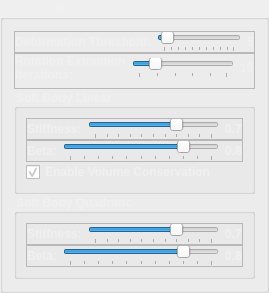
           <widget class="QGroupBox" name="groupBox_2">
            <property name="font">
             <font>
              <weight>75</weight>
              <bold>true</bold>
             </font>
            </property>
            <property name="styleSheet">
             <string notr="true">color: rgb(240, 240, 240);</string>
            </property>
            <property name="title">
             <string>Shape Settings</string>
            </property>
            <layout class="QVBoxLayout" name="verticalLayout_3">
             <property name="spacing">
              <number>0</number>
             </property>
             <item>
              <widget class="QFrame" name="frame_8">
               <property name="frameShape">
                <enum>QFrame::StyledPanel</enum>
               </property>
               <property name="frameShadow">
                <enum>QFrame::Raised</enum>
               </property>
               <layout class="QHBoxLayout" name="horizontalLayout_19">
                <property name="leftMargin">
                 <number>0</number>
                </property>
                <property name="topMargin">
                 <number>0</number>
                </property>
                <property name="rightMargin">
                 <number>0</number>
                </property>
                <property name="bottomMargin">
                 <number>0</number>
                </property>
                <item>
                 <widget class="QLabel" name="label_25">
                  <property name="font">
                   <font>
                    <weight>75</weight>
                    <bold>true</bold>
                   </font>
                  </property>
                  <property name="text">
                   <string>Deformation Threshold:</string>
                  </property>
                 </widget>
                </item>
                <item>
                 <widget class="QSlider" name="deformationThresholdSlider">
                  <property name="minimum">
                   <number>1</number>
                  </property>
                  <property name="maximum">
                   <number>100</number>
                  </property>
                  <property name="value">
                   <number>5</number>
                  </property>
                  <property name="orientation">
                   <enum>Qt::Horizontal</enum>
                  </property>
                  <property name="tickPosition">
                   <enum>QSlider::TicksBelow</enum>
                  </property>
                  <property name="tickInterval">
                   <number>10</number>
                  </property>
                 </widget>
                </item>
                <item>
                 <widget class="QLabel" name="deformationThresholdValueLabel">
                  <property name="font">
                   <font>
                    <weight>75</weight>
                    <bold>true</bold>
                   </font>
                  </property>
                  <property name="text">
                   <string>5</string>
                  </property>
                 </widget>
                </item>
               </layout>
              </widget>
             </item>
             <item>
              <widget class="QFrame" name="frame_19">
               <property name="frameShape">
                <enum>QFrame::StyledPanel</enum>
               </property>
               <property name="frameShadow">
                <enum>QFrame::Raised</enum>
               </property>
               <layout class="QHBoxLayout" name="horizontalLayout_14">
                <property name="leftMargin">
                 <number>0</number>
                </property>
                <property name="topMargin">
                 <number>0</number>
                </property>
                <property name="rightMargin">
                 <number>0</number>
                </property>
                <property name="bottomMargin">
                 <number>6</number>
                </property>
                <item>
                 <widget class="QLabel" name="label_19">
                  <property name="font">
                   <font>
                    <weight>75</weight>
                    <bold>true</bold>
                   </font>
                  </property>
                  <property name="text">
                   <string>Rotation Extraction
Iterations:</string>
                  </property>
                 </widget>
                </item>
                <item>
                 <widget class="QSlider" name="rotExtractionIterationsSlider">
                  <property name="minimum">
                   <number>1</number>
                  </property>
                  <property name="maximum">
                   <number>50</number>
                  </property>
                  <property name="value">
                   <number>10</number>
                  </property>
                  <property name="orientation">
                   <enum>Qt::Horizontal</enum>
                  </property>
                  <property name="tickPosition">
                   <enum>QSlider::TicksBelow</enum>
                  </property>
                  <property name="tickInterval">
                   <number>10</number>
                  </property>
                 </widget>
                </item>
                <item>
                 <widget class="QLabel" name="rotExtractionIterationsValueLabel">
                  <property name="font">
                   <font>
                    <weight>75</weight>
                    <bold>true</bold>
                   </font>
                  </property>
                  <property name="text">
                   <string>10</string>
                  </property>
                 </widget>
                </item>
               </layout>
              </widget>
             </item>
             <item>
              <widget class="QGroupBox" name="groupBox_3">
               <property name="font">
                <font>
                 <weight>75</weight>
                 <bold>true</bold>
                </font>
               </property>
               <property name="title">
                <string>Soft Body Linear</string>
               </property>
               <layout class="QVBoxLayout" name="verticalLayout_4">
                <property name="spacing">
                 <number>0</number>
                </property>
                <item>
                 <widget class="QFrame" name="frame_20">
                  <property name="frameShape">
                   <enum>QFrame::StyledPanel</enum>
                  </property>
                  <property name="frameShadow">
                   <enum>QFrame::Raised</enum>
                  </property>
                  <layout class="QHBoxLayout" name="horizontalLayout_15">
                   <property name="leftMargin">
                    <number>0</number>
                   </property>
                   <property name="topMargin">
                    <number>0</number>
                   </property>
                   <property name="rightMargin">
                    <number>0</number>
                   </property>
                   <property name="bottomMargin">
                    <number>0</number>
                   </property>
                   <item>
                    <widget class="QLabel" name="label_20">
                     <property name="font">
                      <font>
                       <weight>75</weight>
                       <bold>true</bold>
                      </font>
                     </property>
                     <property name="text">
                      <string>Stiffness:</string>
                     </property>
                    </widget>
                   </item>
                   <item>
                    <widget class="QSlider" name="stiffnessSoftLinearSlider">
                     <property name="minimum">
                      <number>0</number>
                     </property>
                     <property name="maximum">
                      <number>10</number>
                     </property>
                     <property name="value">
                      <number>7</number>
                     </property>
                     <property name="orientation">
                      <enum>Qt::Horizontal</enum>
                     </property>
                     <property name="tickPosition">
                      <enum>QSlider::TicksBelow</enum>
                     </property>
                     <property name="tickInterval">
                      <number>1</number>
                     </property>
                    </widget>
                   </item>
                   <item>
                    <widget class="QLabel" name="stiffnessSoftLinearValueLabel">
                     <property name="font">
                      <font>
                       <weight>75</weight>
                       <bold>true</bold>
                      </font>
                     </property>
                     <property name="text">
                      <string>0.7</string>
                     </property>
                    </widget>
                   </item>
                  </layout>
                 </widget>
                </item>
                <item>
                 <widget class="QFrame" name="frame_3">
                  <property name="frameShape">
                   <enum>QFrame::StyledPanel</enum>
                  </property>
                  <property name="frameShadow">
                   <enum>QFrame::Raised</enum>
                  </property>
                  <layout class="QHBoxLayout" name="horizontalLayout_3">
                   <property name="leftMargin">
                    <number>0</number>
                   </property>
                   <property name="topMargin">
                    <number>0</number>
                   </property>
                   <property name="rightMargin">
                    <number>0</number>
                   </property>
                   <property name="bottomMargin">
                    <number>0</number>
                   </property>
                   <item>
                    <widget class="QLabel" name="label_21">
                     <property name="font">
                      <font>
                       <weight>75</weight>
                       <bold>true</bold>
                      </font>
                     </property>
                     <property name="text">
                      <string>Beta:</string>
                     </property>
                    </widget>
                   </item>
                   <item>
                    <widget class="QSlider" name="betaSoftLinearSlider">
                     <property name="minimum">
                      <number>0</number>
                     </property>
                     <property name="maximum">
                      <number>10</number>
                     </property>
                     <property name="value">
                      <number>8</number>
                     </property>
                     <property name="orientation">
                      <enum>Qt::Horizontal</enum>
                     </property>
                     <property name="tickPosition">
                      <enum>QSlider::TicksBelow</enum>
                     </property>
                     <property name="tickInterval">
                      <number>1</number>
                     </property>
                    </widget>
                   </item>
                   <item>
                    <widget class="QLabel" name="betaSoftLinearValueLabel">
                     <property name="font">
                      <font>
                       <weight>75</weight>
                       <bold>true</bold>
                      </font>
                     </property>
                     <property name="text">
                      <string>0.8</string>
                     </property>
                    </widget>
                   </item>
                  </layout>
                 </widget>
                </item>
                <item>
                 <widget class="QCheckBox" name="enableVolumeConservationCheckBox">
                  <property name="font">
                   <font>
                    <weight>75</weight>
                    <bold>true</bold>
                   </font>
                  </property>
                  <property name="text">
                   <string>Enable Volume Conservation</string>
                  </property>
                  <property name="checked">
                   <bool>true</bool>
                  </property>
                 </widget>
                </item>
               </layout>
              </widget>
             </item>
             <item>
              <widget class="QGroupBox" name="groupBox_4">
               <property name="font">
                <font>
                 <weight>75</weight>
                 <bold>true</bold>
                </font>
               </property>
               <property name="title">
                <string>Soft Body Quadratic</string>
               </property>
               <layout class="QVBoxLayout" name="verticalLayout_5">
                <property name="spacing">
                 <number>0</number>
                </property>
                <item>
                 <widget class="QFrame" name="frame_21">
                  <property name="frameShape">
                   <enum>QFrame::StyledPanel</enum>
                  </property>
                  <property name="frameShadow">
                   <enum>QFrame::Raised</enum>
                  </property>
                  <layout class="QHBoxLayout" name="horizontalLayout_16">
                   <property name="leftMargin">
                    <number>0</number>
                   </property>
                   <property name="topMargin">
                    <number>0</number>
                   </property>
                   <property name="rightMargin">
                    <number>0</number>
                   </property>
                   <property name="bottomMargin">
                    <number>0</number>
                   </property>
                   <item>
                    <widget class="QLabel" name="label_22">
                     <property name="font">
                      <font>
                       <weight>75</weight>
                       <bold>true</bold>
                      </font>
                     </property>
                     <property name="text">
                      <string>Stiffness:</string>
                     </property>
                    </widget>
                   </item>
                   <item>
                    <widget class="QSlider" name="stiffnessSoftQuadraticSlider">
                     <property name="minimum">
                      <number>0</number>
                     </property>
                     <property name="maximum">
                      <number>10</number>
                     </property>
                     <property name="value">
                      <number>7</number>
                     </property>
                     <property name="orientation">
                      <enum>Qt::Horizontal</enum>
                     </property>
                     <property name="tickPosition">
                      <enum>QSlider::TicksBelow</enum>
                     </property>
                     <property name="tickInterval">
                      <number>1</number>
                     </property>
                    </widget>
                   </item>
                   <item>
                    <widget class="QLabel" name="stiffnessSoftQuadraticValueLabel">
                     <property name="font">
                      <font>
                       <weight>75</weight>
                       <bold>true</bold>
                      </font>
                     </property>
                     <property name="text">
                      <string>0.7</string>
                     </property>
                    </widget>
                   </item>
                  </layout>
                 </widget>
                </item>
                <item>
                 <widget class="QFrame" name="frame_4">
                  <property name="frameShape">
                   <enum>QFrame::StyledPanel</enum>
                  </property>
                  <property name="frameShadow">
                   <enum>QFrame::Raised</enum>
                  </property>
                  <layout class="QHBoxLayout" name="horizontalLayout_4">
                   <property name="leftMargin">
                    <number>0</number>
                   </property>
                   <property name="topMargin">
                    <number>0</number>
                   </property>
                   <property name="rightMargin">
                    <number>0</number>
                   </property>
                   <property name="bottomMargin">
                    <number>0</number>
                   </property>
                   <item>
                    <widget class="QLabel" name="label_23">
                     <property name="font">
                      <font>
                       <weight>75</weight>
                       <bold>true</bold>
                      </font>
                     </property>
                     <property name="text">
                      <string>Beta:</string>
                     </property>
                    </widget>
                   </item>
                   <item>
                    <widget class="QSlider" name="betaSoftQuadraticSlider">
                     <property name="minimum">
                      <number>0</number>
                     </property>
                     <property name="maximum">
                      <number>10</number>
                     </property>
                     <property name="value">
                      <number>8</number>
                     </property>
                     <property name="orientation">
                      <enum>Qt::Horizontal</enum>
                     </property>
                     <property name="tickPosition">
                      <enum>QSlider::TicksBelow</enum>
                     </property>
                     <property name="tickInterval">
                      <number>1</number>
                     </property>
                    </widget>
                   </item>
                   <item>
                    <widget class="QLabel" name="betaSoftQuadraticValueLabel">
                     <property name="font">
                      <font>
                       <weight>75</weight>
                       <bold>true</bold>
                      </font>
                     </property>
                     <property name="text">
                      <string>0.8</string>
                     </property>
                    </widget>
                   </item>
                  </layout>
                 </widget>
                </item>
               </layout>
              </widget>
             </item>
            </layout>
           </widget>
